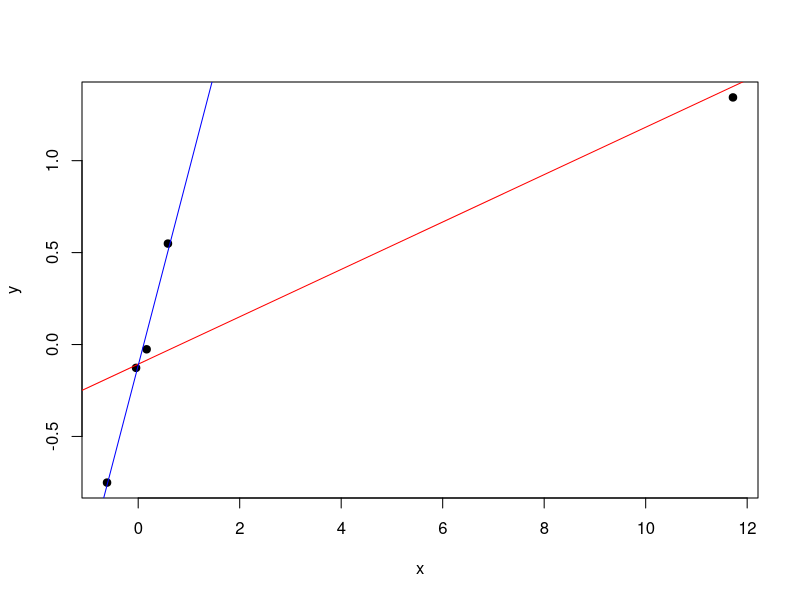

The R source for this figure:
## ---- chunk 1
knitr::opts_chunk$set(echo = TRUE)
options(digits = 3)
## ---- chunk 2
data(mtcars)
library(dplyr)
## ---- chunk 3
mtcars <- mutate(mtcars, cyl=factor(cyl))
fit1 <- lm(mpg ~ cyl + wt, mtcars)
sf1 <- summary(fit1)$coef
sf1
## ---- chunk 4
fit2 <- lm(mpg ~ cyl, mtcars)
sf2 <- summary(fit2)$coef
compare <- data.frame(with_wt=sf1[3],without_wt=sf2[3], row.names = "8-cyl Est.")
compare
## ---- chunk 5
library(lmtest)
fit3 <- lm(mpg ~ cyl*wt, mtcars)
test <- lrtest(fit1,fit3)
pval <- test$`Pr(>Chisq)`[2]
test
## ---- chunk 6
fit4 <- lm(mpg ~ I(wt * 0.5) + cyl, mtcars)
summary(fit4)$coef
compare <- data.frame(per_half_ton=sf1[4], per_ton=summary(fit4)$coef[2],
                      row.names = "wt coef")
compare
## ---- chunk 7
x <- c(0.586, 0.166, -0.042, -0.614, 11.72)
y <- c(0.549, -0.026, -0.127, -0.751, 1.344)

fit5 <- lm(y ~ x)
hatvalues(fit5)
max_hat <- hatvalues(fit5)[which.max(hatvalues(fit5))]
max_hat
# So, the 5th row contains the data for the most influential point.
# Let's plot the data and take a look at the regression line with the extreme
# data point (red line) and without it (blue line)

plot(x, y, pch=19)
abline(fit5, col="red")
fit6 <- lm(y[-which.max(hatvalues(fit5))] ~ x[-which.max(hatvalues(fit5))])
abline(fit6, col="blue")
## ---- chunk 8
x <- c(0.586, 0.166, -0.042, -0.614, 11.72)  
y <- c(0.549, -0.026, -0.127, -0.751, 1.344)

fit5 <- lm(y ~ x)
im <- influence.measures(fit5)$infmat
im
max_beta <- im[which.max(abs(im[,"hat"])),"dfb.x"]
## ---- chunk 9
max_beta
## ---- chunk 10
x <- c(0.586, 0.166, -0.042, -0.614, 11.72)  
y <- c(0.549, -0.026, -0.127, -0.751, 1.344)
set.seed(4567)
z <- rnorm(5)

fit <- lm(y ~ x)
fitz <- lm(y ~ x + z)

summary(fit)$coef
summary(fitz)$coef
